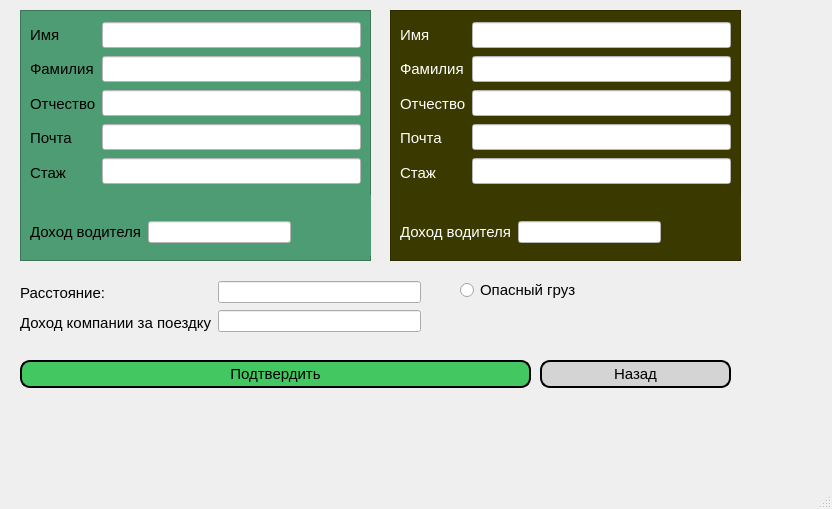
<?xml version="1.0" encoding="UTF-8"?>
<ui version="4.0">
 <class>MainWindow</class>
 <widget class="QMainWindow" name="MainWindow">
  <property name="geometry">
   <rect>
    <x>0</x>
    <y>0</y>
    <width>832</width>
    <height>509</height>
   </rect>
  </property>
  <property name="windowTitle">
   <string>MainWindow</string>
  </property>
  <widget class="QWidget" name="centralwidget">
   <widget class="QFrame" name="frame">
    <property name="geometry">
     <rect>
      <x>20</x>
      <y>10</y>
      <width>351</width>
      <height>251</height>
     </rect>
    </property>
    <property name="styleSheet">
     <string notr="true">background-color: rgb(77, 156, 115);</string>
    </property>
    <property name="frameShape">
     <enum>QFrame::StyledPanel</enum>
    </property>
    <property name="frameShadow">
     <enum>QFrame::Raised</enum>
    </property>
    <widget class="QLabel" name="label_Logo">
     <property name="geometry">
      <rect>
       <x>280</x>
       <y>185</y>
       <width>71</width>
       <height>61</height>
      </rect>
     </property>
     <property name="text">
      <string/>
     </property>
     <property name="pixmap">
      <pixmap>../TransportCompany/Resources/Logo.png</pixmap>
     </property>
    </widget>
    <widget class="QWidget" name="layoutWidget">
     <property name="geometry">
      <rect>
       <x>10</x>
       <y>10</y>
       <width>331</width>
       <height>167</height>
      </rect>
     </property>
     <layout class="QHBoxLayout" name="horizontalLayout">
      <item>
       <layout class="QVBoxLayout" name="verticalLayout">
        <item>
         <widget class="QLabel" name="label_FirstName">
          <property name="font">
           <font>
            <family>Arial</family>
            <pointsize>11</pointsize>
           </font>
          </property>
          <property name="text">
           <string>Имя</string>
          </property>
         </widget>
        </item>
        <item>
         <widget class="QLabel" name="label_LastName">
          <property name="font">
           <font>
            <family>Arial</family>
            <pointsize>11</pointsize>
           </font>
          </property>
          <property name="text">
           <string>Фамилия</string>
          </property>
         </widget>
        </item>
        <item>
         <widget class="QLabel" name="label_Patronymic">
          <property name="font">
           <font>
            <family>Arial</family>
            <pointsize>11</pointsize>
           </font>
          </property>
          <property name="text">
           <string>Отчество</string>
          </property>
         </widget>
        </item>
        <item>
         <widget class="QLabel" name="label_Email">
          <property name="font">
           <font>
            <family>Arial</family>
            <pointsize>11</pointsize>
           </font>
          </property>
          <property name="text">
           <string>Почта</string>
          </property>
         </widget>
        </item>
        <item>
         <widget class="QLabel" name="label_Experience">
          <property name="font">
           <font>
            <family>Arial</family>
            <pointsize>11</pointsize>
           </font>
          </property>
          <property name="text">
           <string>Стаж</string>
          </property>
         </widget>
        </item>
       </layout>
      </item>
      <item>
       <layout class="QVBoxLayout" name="verticalLayout_2">
        <item>
         <widget class="QLineEdit" name="lineEdit_FirstName">
          <property name="font">
           <font>
            <family>Arial</family>
            <pointsize>11</pointsize>
           </font>
          </property>
          <property name="styleSheet">
           <string notr="true">background-color: rgb(255, 255, 255);</string>
          </property>
          <property name="text">
           <string/>
          </property>
          <property name="readOnly">
           <bool>true</bool>
          </property>
         </widget>
        </item>
        <item>
         <widget class="QLineEdit" name="lineEdit_LastName">
          <property name="font">
           <font>
            <family>Arial</family>
            <pointsize>11</pointsize>
           </font>
          </property>
          <property name="styleSheet">
           <string notr="true">background-color: rgb(255, 255, 255);</string>
          </property>
          <property name="text">
           <string/>
          </property>
          <property name="readOnly">
           <bool>true</bool>
          </property>
         </widget>
        </item>
        <item>
         <widget class="QLineEdit" name="lineEdit_Patronymic">
          <property name="font">
           <font>
            <family>Arial</family>
            <pointsize>11</pointsize>
           </font>
          </property>
          <property name="styleSheet">
           <string notr="true">background-color: rgb(255, 255, 255);</string>
          </property>
          <property name="text">
           <string/>
          </property>
          <property name="readOnly">
           <bool>true</bool>
          </property>
         </widget>
        </item>
        <item>
         <widget class="QLineEdit" name="lineEdit_Email">
          <property name="font">
           <font>
            <family>Arial</family>
            <pointsize>11</pointsize>
           </font>
          </property>
          <property name="styleSheet">
           <string notr="true">background-color: rgb(255, 255, 255);</string>
          </property>
          <property name="text">
           <string/>
          </property>
          <property name="readOnly">
           <bool>true</bool>
          </property>
         </widget>
        </item>
        <item>
         <widget class="QLineEdit" name="lineEdit_Experience">
          <property name="font">
           <font>
            <family>Arial</family>
            <pointsize>11</pointsize>
           </font>
          </property>
          <property name="styleSheet">
           <string notr="true">background-color: rgb(255, 255, 255);</string>
          </property>
          <property name="text">
           <string/>
          </property>
          <property name="readOnly">
           <bool>true</bool>
          </property>
         </widget>
        </item>
       </layout>
      </item>
     </layout>
    </widget>
    <widget class="QWidget" name="layoutWidget">
     <property name="geometry">
      <rect>
       <x>10</x>
       <y>210</y>
       <width>261</width>
       <height>24</height>
      </rect>
     </property>
     <layout class="QHBoxLayout" name="horizontalLayout_2">
      <item>
       <widget class="QLabel" name="label_ProfitDriver">
        <property name="font">
         <font>
          <family>Arial</family>
          <pointsize>11</pointsize>
         </font>
        </property>
        <property name="text">
         <string>Доход водителя</string>
        </property>
       </widget>
      </item>
      <item>
       <widget class="QLineEdit" name="lineEdit_ProfitDriver">
        <property name="styleSheet">
         <string notr="true">background-color: rgb(255, 255, 255);</string>
        </property>
        <property name="text">
         <string/>
        </property>
        <property name="readOnly">
         <bool>true</bool>
        </property>
       </widget>
      </item>
     </layout>
    </widget>
   </widget>
   <widget class="QFrame" name="frame_3">
    <property name="geometry">
     <rect>
      <x>390</x>
      <y>10</y>
      <width>351</width>
      <height>251</height>
     </rect>
    </property>
    <property name="styleSheet">
     <string notr="true">background-color: rgb(58, 58, 0);</string>
    </property>
    <property name="frameShape">
     <enum>QFrame::StyledPanel</enum>
    </property>
    <property name="frameShadow">
     <enum>QFrame::Raised</enum>
    </property>
    <widget class="QLabel" name="label_Logo2">
     <property name="geometry">
      <rect>
       <x>280</x>
       <y>185</y>
       <width>71</width>
       <height>61</height>
      </rect>
     </property>
     <property name="text">
      <string/>
     </property>
     <property name="pixmap">
      <pixmap>../TransportCompany/Resources/Logo.png</pixmap>
     </property>
    </widget>
    <widget class="QWidget" name="layoutWidget">
     <property name="geometry">
      <rect>
       <x>10</x>
       <y>10</y>
       <width>331</width>
       <height>167</height>
      </rect>
     </property>
     <layout class="QHBoxLayout" name="horizontalLayout_3">
      <item>
       <layout class="QVBoxLayout" name="verticalLayout_3">
        <item>
         <widget class="QLabel" name="label_FirstName_2">
          <property name="font">
           <font>
            <family>Arial</family>
            <pointsize>11</pointsize>
           </font>
          </property>
          <property name="styleSheet">
           <string notr="true">color: rgb(255, 255, 255);</string>
          </property>
          <property name="text">
           <string>Имя</string>
          </property>
         </widget>
        </item>
        <item>
         <widget class="QLabel" name="label_LastName_2">
          <property name="font">
           <font>
            <family>Arial</family>
            <pointsize>11</pointsize>
           </font>
          </property>
          <property name="styleSheet">
           <string notr="true">color: rgb(255, 255, 255);</string>
          </property>
          <property name="text">
           <string>Фамилия</string>
          </property>
         </widget>
        </item>
        <item>
         <widget class="QLabel" name="label_Patronymic_2">
          <property name="font">
           <font>
            <family>Arial</family>
            <pointsize>11</pointsize>
           </font>
          </property>
          <property name="styleSheet">
           <string notr="true">color: rgb(255, 255, 255);</string>
          </property>
          <property name="text">
           <string>Отчество</string>
          </property>
         </widget>
        </item>
        <item>
         <widget class="QLabel" name="label_Email2">
          <property name="font">
           <font>
            <family>Arial</family>
            <pointsize>11</pointsize>
           </font>
          </property>
          <property name="styleSheet">
           <string notr="true">color: rgb(255, 255, 255);</string>
          </property>
          <property name="text">
           <string>Почта</string>
          </property>
         </widget>
        </item>
        <item>
         <widget class="QLabel" name="label_Experience2">
          <property name="font">
           <font>
            <family>Arial</family>
            <pointsize>11</pointsize>
           </font>
          </property>
          <property name="styleSheet">
           <string notr="true">color: rgb(255, 255, 255);</string>
          </property>
          <property name="text">
           <string>Стаж</string>
          </property>
         </widget>
        </item>
       </layout>
      </item>
      <item>
       <layout class="QVBoxLayout" name="verticalLayout_4">
        <item>
         <widget class="QLineEdit" name="lineEdit_FirstName2">
          <property name="font">
           <font>
            <family>Arial</family>
            <pointsize>11</pointsize>
           </font>
          </property>
          <property name="styleSheet">
           <string notr="true">background-color: rgb(255, 255, 255);</string>
          </property>
          <property name="text">
           <string/>
          </property>
          <property name="readOnly">
           <bool>true</bool>
          </property>
         </widget>
        </item>
        <item>
         <widget class="QLineEdit" name="lineEdit_LastName2">
          <property name="font">
           <font>
            <family>Arial</family>
            <pointsize>11</pointsize>
           </font>
          </property>
          <property name="styleSheet">
           <string notr="true">background-color: rgb(255, 255, 255);</string>
          </property>
          <property name="text">
           <string/>
          </property>
          <property name="readOnly">
           <bool>true</bool>
          </property>
         </widget>
        </item>
        <item>
         <widget class="QLineEdit" name="lineEdit_Patronymic2">
          <property name="font">
           <font>
            <family>Arial</family>
            <pointsize>11</pointsize>
           </font>
          </property>
          <property name="styleSheet">
           <string notr="true">background-color: rgb(255, 255, 255);</string>
          </property>
          <property name="text">
           <string/>
          </property>
          <property name="readOnly">
           <bool>true</bool>
          </property>
         </widget>
        </item>
        <item>
         <widget class="QLineEdit" name="lineEdit_Email2">
          <property name="font">
           <font>
            <family>Arial</family>
            <pointsize>11</pointsize>
           </font>
          </property>
          <property name="styleSheet">
           <string notr="true">background-color: rgb(255, 255, 255);</string>
          </property>
          <property name="text">
           <string/>
          </property>
          <property name="readOnly">
           <bool>true</bool>
          </property>
         </widget>
        </item>
        <item>
         <widget class="QLineEdit" name="lineEdit_Experience2">
          <property name="font">
           <font>
            <family>Arial</family>
            <pointsize>11</pointsize>
           </font>
          </property>
          <property name="styleSheet">
           <string notr="true">background-color: rgb(255, 255, 255);</string>
          </property>
          <property name="text">
           <string/>
          </property>
          <property name="readOnly">
           <bool>true</bool>
          </property>
         </widget>
        </item>
       </layout>
      </item>
     </layout>
    </widget>
    <widget class="QWidget" name="layoutWidget_2">
     <property name="geometry">
      <rect>
       <x>10</x>
       <y>210</y>
       <width>261</width>
       <height>24</height>
      </rect>
     </property>
     <layout class="QHBoxLayout" name="horizontalLayout_4">
      <item>
       <widget class="QLabel" name="label_ProfitDriver2">
        <property name="font">
         <font>
          <family>Arial</family>
          <pointsize>11</pointsize>
         </font>
        </property>
        <property name="styleSheet">
         <string notr="true">color: rgb(255, 255, 255);</string>
        </property>
        <property name="text">
         <string>Доход водителя</string>
        </property>
       </widget>
      </item>
      <item>
       <widget class="QLineEdit" name="lineEdit_ProfitDriver2">
        <property name="styleSheet">
         <string notr="true">background-color: rgb(255, 255, 255);</string>
        </property>
        <property name="text">
         <string/>
        </property>
        <property name="readOnly">
         <bool>true</bool>
        </property>
       </widget>
      </item>
     </layout>
    </widget>
   </widget>
   <widget class="QRadioButton" name="radioButton_DangerousCargo">
    <property name="geometry">
     <rect>
      <x>460</x>
      <y>280</y>
      <width>151</width>
      <height>20</height>
     </rect>
    </property>
    <property name="font">
     <font>
      <family>Arial</family>
      <pointsize>11</pointsize>
     </font>
    </property>
    <property name="text">
     <string>Опасный груз</string>
    </property>
   </widget>
   <widget class="QPushButton" name="pushButton_Confirm">
    <property name="geometry">
     <rect>
      <x>20</x>
      <y>360</y>
      <width>511</width>
      <height>28</height>
     </rect>
    </property>
    <property name="font">
     <font>
      <family>Arial</family>
      <pointsize>11</pointsize>
     </font>
    </property>
    <property name="styleSheet">
     <string notr="true">background-color: rgb(66, 199, 97);
border-radius: 10px;
border: 2px solid black;</string>
    </property>
    <property name="text">
     <string>Подтвердить</string>
    </property>
   </widget>
   <widget class="QPushButton" name="pushButton_Back">
    <property name="geometry">
     <rect>
      <x>540</x>
      <y>360</y>
      <width>191</width>
      <height>28</height>
     </rect>
    </property>
    <property name="font">
     <font>
      <family>Arial</family>
      <pointsize>11</pointsize>
     </font>
    </property>
    <property name="styleSheet">
     <string notr="true">background-color: rgb(212, 212, 212);
border-radius: 10px;
border: 2px solid black;</string>
    </property>
    <property name="text">
     <string>Назад</string>
    </property>
   </widget>
   <widget class="QWidget" name="layoutWidget">
    <property name="geometry">
     <rect>
      <x>20</x>
      <y>280</y>
      <width>401</width>
      <height>55</height>
     </rect>
    </property>
    <layout class="QHBoxLayout" name="horizontalLayout_5">
     <item>
      <layout class="QVBoxLayout" name="verticalLayout_6">
       <item>
        <widget class="QLabel" name="label_Distance">
         <property name="font">
          <font>
           <family>Arial</family>
           <pointsize>11</pointsize>
          </font>
         </property>
         <property name="text">
          <string>Расстояние:</string>
         </property>
        </widget>
       </item>
       <item>
        <widget class="QLabel" name="label_ProfitCompany">
         <property name="font">
          <font>
           <family>Arial</family>
           <pointsize>11</pointsize>
          </font>
         </property>
         <property name="text">
          <string>Доход компании за поездку</string>
         </property>
        </widget>
       </item>
      </layout>
     </item>
     <item>
      <layout class="QVBoxLayout" name="verticalLayout_5">
       <item>
        <widget class="QLineEdit" name="lineEdit_Distance">
         <property name="readOnly">
          <bool>true</bool>
         </property>
        </widget>
       </item>
       <item>
        <widget class="QLineEdit" name="lineEdit_ProfitCompany">
         <property name="readOnly">
          <bool>true</bool>
         </property>
        </widget>
       </item>
      </layout>
     </item>
    </layout>
   </widget>
  </widget>
  <widget class="QMenuBar" name="menubar">
   <property name="geometry">
    <rect>
     <x>0</x>
     <y>0</y>
     <width>832</width>
     <height>26</height>
    </rect>
   </property>
  </widget>
  <widget class="QStatusBar" name="statusbar"/>
 </widget>
 <resources/>
 <connections/>
</ui>
